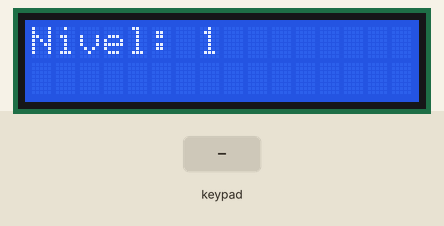
Simulated run of this sketch. Board: ESP32. Shown: 16×2 character LCD. The test bench sets the inputs (shaded band). Random numbers use the default seed unless the sketch sets one.

Above: at 1.1 s.
At 2.2 s:
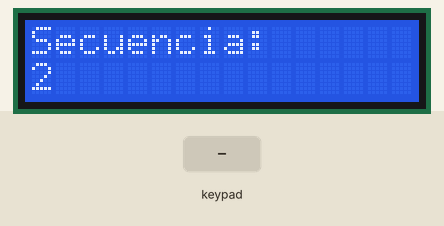
2.3 s: keypad keys 2 5 2 6 2 7 1 4 pressed 0.4 s apart
At 3.9 s:
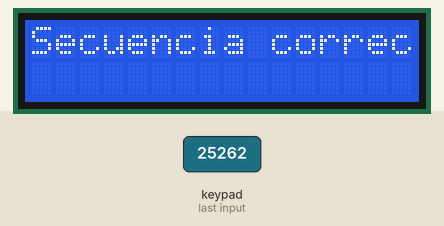
At 9.3 s:
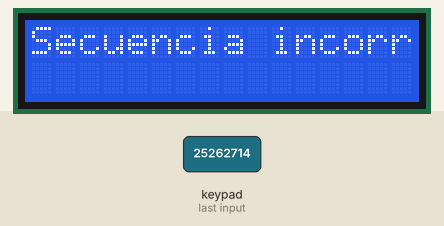
Timing chart, 0 to 10.8 s (numbered marks = the images above; inputs shaded):
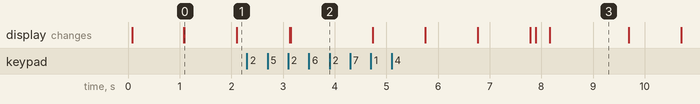

The sketch:

simon_dice_rtos.ino
```cpp
#include <Arduino.h>
#include <Wire.h>
#include <LiquidCrystal_I2C.h>
#include <Keypad.h>

// =============================
// CONFIGURACIÓN DE FREERTOS
// =============================
#if CONFIG_FREERTOS_UNICORE
  static const BaseType_t app_cpu = 0;
#else
  static const BaseType_t app_cpu = 1;
#endif

// =============================
// LCD CONFIG
// =============================
LiquidCrystal_I2C lcd(0x27, 16, 2);

// =============================
// KEYPAD CONFIG
// =============================
const byte FILAS = 4;
const byte COLUMNAS = 4;

char teclas[FILAS][COLUMNAS] = {
  { '1', '2', '3', 'A' },
  { '4', '5', '6', 'B' },
  { '7', '8', '9', 'C' },
  { '*', '0', '#', 'D' }
};

byte pinesFilas[FILAS] = {32, 33, 34, 35};
byte pinesColumnas[COLUMNAS] = {25, 26, 27, 14};

Keypad keypad = Keypad(makeKeymap(teclas), pinesFilas, pinesColumnas, FILAS, COLUMNAS);

// =============================
// VARIABLES DEL JUEGO
// =============================
#define MAX_NIVEL 20

char secuencia[MAX_NIVEL];
char entradaUsuario[MAX_NIVEL];
int nivel = 1;
bool esperandoEntrada = false;
bool mostrarSecuencia = true;

// =============================
// HANDLES DE TAREAS
// =============================
TaskHandle_t tareaJuego;
TaskHandle_t tareaTeclado;

// =============================
// FUNCIÓN AUXILIAR
// =============================
void generarSecuencia() {
  for (int i = 0; i < MAX_NIVEL; i++) {
    int idxFila = random(0, FILAS);
    int idxCol = random(0, COLUMNAS);
    secuencia[i] = teclas[idxFila][idxCol];
  }
}

// =============================
// TAREA: Mostrar secuencia
// =============================
void tareaMostrarSecuencia(void *parameter) {
  while (1) {
    if (mostrarSecuencia) {
      lcd.clear();
      lcd.setCursor(0, 0);
      lcd.print("Nivel: ");
      lcd.print(nivel);
      delay(1000);

      // Mostrar caracteres uno a uno
      for (int i = 0; i < nivel; i++) {
        lcd.clear();
        lcd.setCursor(0, 0);
        lcd.print("Secuencia:");
        lcd.setCursor(0, 1);
        lcd.print(secuencia[i]);
        delay(1000);
      }

      lcd.clear();
      lcd.print("Ingrese secuencia");
      mostrarSecuencia = false;
      esperandoEntrada = true;
    }
    vTaskDelay(100 / portTICK_PERIOD_MS);
  }
}

// =============================
// TAREA: Leer teclado
// =============================
void tareaLeerTeclado(void *parameter) {
  int indice = 0;
  while (1) {
    if (esperandoEntrada) {
      char tecla = keypad.getKey();
      if (tecla) {
        entradaUsuario[indice++] = tecla;
        lcd.setCursor(indice - 1, 1);
        lcd.print(tecla);

        if (indice == nivel) {
          esperandoEntrada = false;
          bool correcto = true;
          for (int i = 0; i < nivel; i++) {
            if (entradaUsuario[i] != secuencia[i]) {
              correcto = false;
              break;
            }
          }

          lcd.clear();
          if (correcto) {
            lcd.print("Secuencia correcta!");
            nivel++;
            if (nivel > MAX_NIVEL) nivel = 1;
          } else {
            lcd.print("Secuencia incorrecta!");
            nivel = 1;
          }
          delay(1500);

          indice = 0;
          mostrarSecuencia = true;
        }
      }
    }
    vTaskDelay(50 / portTICK_PERIOD_MS);
  }
}

// =============================
// SETUP
// =============================
void setup() {
  Serial.begin(115200);
 Wire.begin();
 lcd.begin();     // inicializa la LCD (sin argumentos)
 lcd.backlight(); // enciende la retroiluminación

  randomSeed(analogRead(0));

  lcd.print("Iniciando juego...");
  delay(1000);
  lcd.clear();

  generarSecuencia();

  // Crear tareas
  xTaskCreatePinnedToCore(
    tareaMostrarSecuencia,
    "MostrarSecuencia",
    4096,
    NULL,
    1,
    &tareaJuego,
    app_cpu
  );

  xTaskCreatePinnedToCore(
    tareaLeerTeclado,
    "LeerTeclado",
    4096,
    NULL,
    1,
    &tareaTeclado,
    app_cpu
  );
}

// =============================
// LOOP (VACÍO)
// =============================
void loop() {
  // Todo se maneja con tareas
}
```

Measured:
- what the display in image 0 shows lasts 1.0 s, from 1.1 s to 2.1 s
